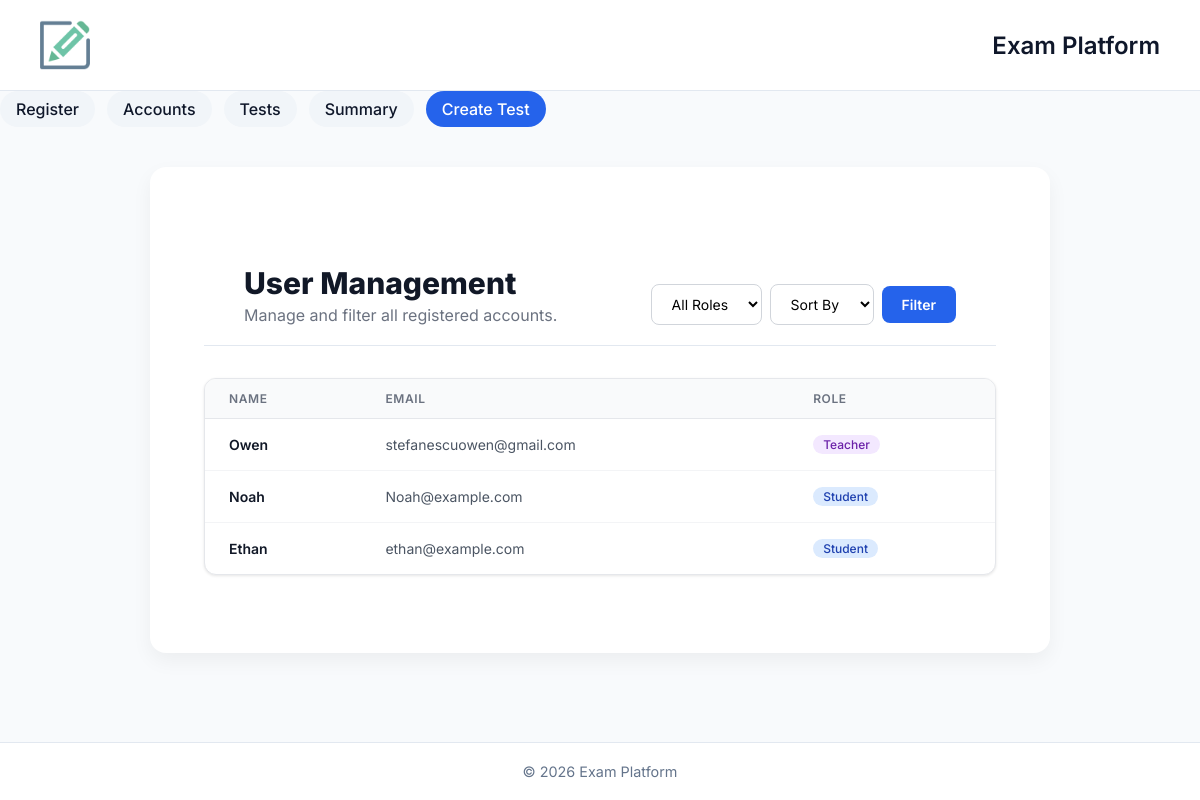
Page /accounts on the earlier database version.
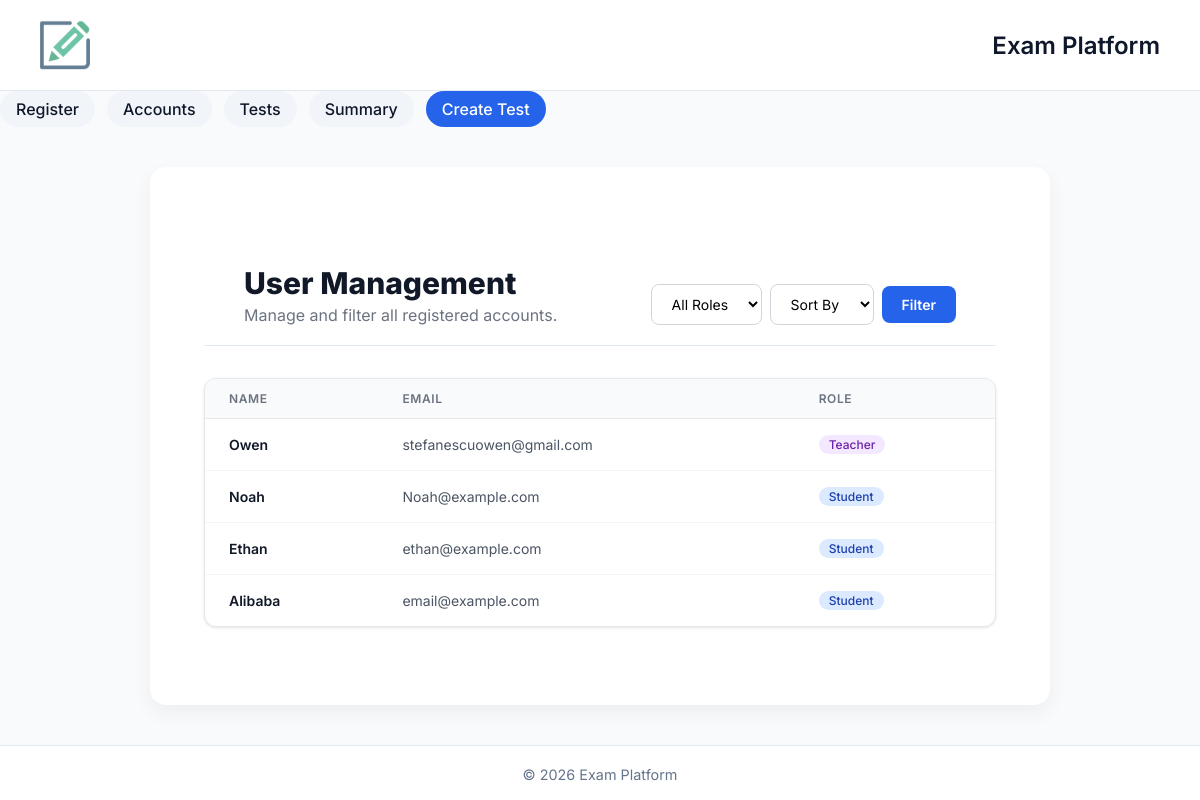
Same page on the later database version.
### app/models/user.py (models this page shows)
class User(db.Model):
    __tablename__ = "users"
    id = db.Column(db.Integer, primary_key=True)
    name = db.Column(db.String(100))
    email = db.Column(db.String(100))
    role = db.Column(db.Enum("student", "teacher"))
    created_at = db.Column(db.DateTime, default=db.func.current_timestamp())
    submissions = db.relationship("Submission", back_populates="student", foreign_keys="Submission.student_id")
    graded_submissions = db.relationship("Submission", back_populates="grader", foreign_keys="Submission.graded_by")
    tests_created = db.relationship("Test", back_populates="teacher")

### app/routes/routes.py (the view)
@bp.route("/accounts")
def accounts():
    users_query = User.query
    role_filter = request.args.get("role")
    sort_by = request.args.get("sort")
    if role_filter in ("student", "teacher"):
        users_query = users_query.filter_by(role=role_filter)
    if sort_by == "name":
        users_query = users_query.order_by(User.name)
    elif sort_by == "date":
        users_query = users_query.order_by(User.created_at.desc())
    users = users_query.all()
    return render_template("accounts.html", users=users)

### app/templates/accounts.html (shortened to what this page needs)
{% extends "base.html" %}
{% block content %}
<div class="manage-container">
    <header class="page-header">
        <div class="header-title">
            <h1>User Management</h1>
            <p>Manage and filter all registered accounts.</p>
        </div>
        <form method="GET" action="/accounts" class="filter-form">
            <select name="role" class="filter-select">
                <option value="">All Roles</option>
            </select>
            <select name="sort" class="filter-select">
                <option value="">Sort By</option>
            </select>
            <button type="submit" class="btn-filter">Filter</button>
        </form>
    </header>
    <div class="table-card">
        <table class="user-table">
            <thead>
                <tr>
                    <th>Name</th>
                    <th>Email</th>
                    <th>Role</th>
                </tr>
            </thead>
            <tbody>
                {% for user in users %}
                <tr>
                    <td class="user-name">{{ user.name }}</td>
                    <td class="user-email">{{ user.email }}</td>
                    <td>
                        <span class="badge {% if user.role == 'teacher' %}badge-teacher{% else %}badge-student{% endif %}">
                            {{ user.role }}
                        </span>
                    </td>
                </tr>
                {% else %}
                <tr>
                    <td colspan="3" class="empty-state">No users found matching your criteria.</td>
                </tr>
                {% endfor %}
            </tbody>
        </table>
    </div>
{% endblock %}

### app/templates/base.html (shortened to what this page needs)
<!DOCTYPE html>
<html lang="en">
<head>
</head>
<body>
<header>
        <img class="img" src="{{ url_for('static', filename='160FInal.png') }}" alt="Exam Platforms Logo">
   <h1>Exam Platform</h1>
</header>
    <nav>
        <a href="/register">Register</a>
        <a href="/accounts">Accounts</a>
        <a href="/tests">Tests</a>
        <a href="/tests/summary">Summary</a>
        <a href="/create_test">Create Test</a>
    </nav>
<main>
    <div class="card">
        {% block content %}{% endblock %}
    </div>
</main>
<footer>
    <p>© 2026 Exam Platform</p>
</footer>
</body>
</html>

### app/templates/base.html (style rules this page uses)
* { margin: 0; padding: 0; box-sizing: border-box; font-family: 'Inter', sans-serif; }
body { background: #f8fafc; color: #0f172a; min-height: 100vh; display: flex; flex-direction: column; }
header { background: #ffffff; padding: 20px 40px; display: flex; justify-content: space-between; align-items: center; border-bottom: 1px solid #e2e8f0; }
h1 { font-size: 1.5rem; font-weight: 600; }
nav { display: flex; gap: 12px; }
nav a { padding: 8px 16px; border-radius: 999px; background: #f1f5f9; color: #0f172a; text-decoration: none; font-weight: 500; transition: all 0.25s ease; }
nav a:last-child { background: #2563eb; color: white; }
main { flex: 1; padding: 40px; }
.card { background: #ffffff; padding: 30px; border-radius: 16px; box-shadow: 0 8px 20px rgba(0,0,0,0.05); max-width: 900px; margin: auto; }
footer { text-align: center; padding: 20px; font-size: 0.9rem; color: #64748b; border-top: 1px solid #e2e8f0; background: #ffffff; }
.img { width: 50px; height: 50px; }

### app/templates/accounts.html (style rules this page uses)
.manage-container { max-width: 1100px; margin: 3rem auto; padding: 0 1.5rem; font-family: 'Inter', system-ui, -apple-system, sans-serif; }
.page-header { display: flex; flex-wrap: wrap; justify-content: space-between; align-items: flex-end; margin-bottom: 2rem; gap: 1.5rem; }
.header-title h1 { font-size: 1.875rem; font-weight: 800; color: #111827; margin: 0 0 0.25rem 0; }
.header-title p { color: #6b7280; margin: 0; }
.filter-form { display: flex; gap: 0.5rem; align-items: center; }
.filter-select { padding: 0.625rem 1rem; border-radius: 0.5rem; border: 1px solid #d1d5db; background-color: white; font-size: 0.875rem; transition: border-color 0.2s; }
.btn-filter { padding: 0.625rem 1.25rem; background-color: #2563eb; color: white; font-weight: 600; font-size: 0.875rem; border-radius: 0.5rem; border: none; cursor: pointer; transition: background-color 0.2s; }
.table-card { background: white; border-radius: 0.75rem; border: 1px solid #e5e7eb; box-shadow: 0 1px 3px rgba(0, 0, 0, 0.1); overflow: hidden; }
.user-table { width: 100%; border-collapse: collapse; text-align: left; }
.user-table thead { background-color: #f9fafb; border-bottom: 1px solid #e5e7eb; }
.user-table th { padding: 0.75rem 1.5rem; font-size: 0.75rem; font-weight: 600; text-transform: uppercase; letter-spacing: 0.05em; color: #6b7280; }
.user-table td { padding: 1rem 1.5rem; font-size: 0.875rem; border-bottom: 1px solid #f3f4f6; }
.user-table tr:last-child td { border-bottom: none; }
.user-name { font-weight: 600; color: #111827; }
.user-email { color: #4b5563; }
.badge { display: inline-flex; align-items: center; padding: 0.125rem 0.625rem; border-radius: 9999px; font-size: 0.75rem; font-weight: 500; text-transform: capitalize; }
.badge-teacher { background-color: #f3e8ff; color: #6b21a8; }
.badge-student { background-color: #dbeafe; color: #1e40af; }

Differences in the rows shown:
added User: name "Alibaba", email "email@example.com", role "Student"
